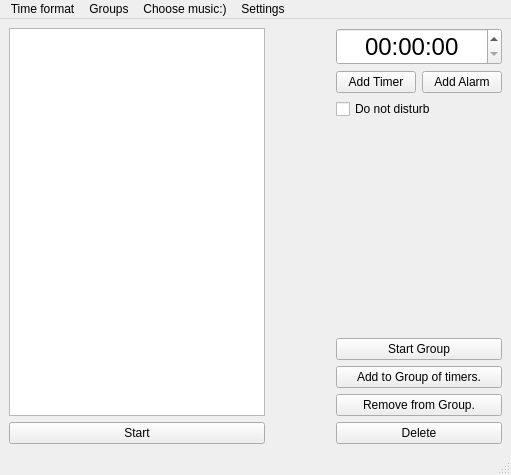
<?xml version="1.0" encoding="UTF-8"?>
<ui version="4.0">
 <class>MainWindow</class>
 <widget class="QMainWindow" name="MainWindow">
  <property name="geometry">
   <rect>
    <x>0</x>
    <y>0</y>
    <width>511</width>
    <height>475</height>
   </rect>
  </property>
  <property name="windowTitle">
   <string>MainWindow</string>
  </property>
  <widget class="QWidget" name="centralwidget">
   <layout class="QGridLayout" name="gridLayout">
    <item row="0" column="2">
     <layout class="QVBoxLayout" name="verticalLayout_2">
      <item>
       <widget class="QTimeEdit" name="timeEdit">
        <property name="font">
         <font>
          <pointsize>18</pointsize>
          <weight>50</weight>
          <bold>false</bold>
          <kerning>true</kerning>
         </font>
        </property>
        <property name="toolTip">
         <string>&lt;html&gt;&lt;head/&gt;&lt;body&gt;&lt;p&gt;&lt;br/&gt;&lt;/p&gt;&lt;/body&gt;&lt;/html&gt;</string>
        </property>
        <property name="styleSheet">
         <string notr="true"/>
        </property>
        <property name="alignment">
         <set>Qt::AlignCenter</set>
        </property>
       </widget>
      </item>
      <item>
       <layout class="QHBoxLayout" name="horizontalLayout">
        <item>
         <widget class="QPushButton" name="addTimerButton">
          <property name="text">
           <string>Add Timer</string>
          </property>
         </widget>
        </item>
        <item>
         <widget class="QPushButton" name="addAlarmButton">
          <property name="text">
           <string>Add Alarm</string>
          </property>
         </widget>
        </item>
       </layout>
      </item>
      <item>
       <layout class="QHBoxLayout" name="horizontalLayout_2">
        <item>
         <widget class="QCheckBox" name="DisturbBox">
          <property name="text">
           <string>Do not disturb</string>
          </property>
         </widget>
        </item>
        <item>
         <spacer name="horizontalSpacer_2">
          <property name="orientation">
           <enum>Qt::Horizontal</enum>
          </property>
          <property name="sizeHint" stdset="0">
           <size>
            <width>40</width>
            <height>20</height>
           </size>
          </property>
         </spacer>
        </item>
       </layout>
      </item>
      <item>
       <spacer name="verticalSpacer">
        <property name="orientation">
         <enum>Qt::Vertical</enum>
        </property>
        <property name="sizeHint" stdset="0">
         <size>
          <width>20</width>
          <height>40</height>
         </size>
        </property>
       </spacer>
      </item>
      <item>
       <widget class="QPushButton" name="StartGroup">
        <property name="text">
         <string>Start Group</string>
        </property>
       </widget>
      </item>
      <item>
       <widget class="QPushButton" name="AddToGroupOfTimers">
        <property name="styleSheet">
         <string notr="true"/>
        </property>
        <property name="text">
         <string>Add to Group of timers.</string>
        </property>
       </widget>
      </item>
      <item>
       <widget class="QPushButton" name="RemoveFromGroupOfTimers">
        <property name="text">
         <string>Remove from Group.</string>
        </property>
       </widget>
      </item>
      <item>
       <widget class="QPushButton" name="Delete">
        <property name="text">
         <string>Delete</string>
        </property>
       </widget>
      </item>
     </layout>
    </item>
    <item row="0" column="1">
     <spacer name="horizontalSpacer">
      <property name="orientation">
       <enum>Qt::Horizontal</enum>
      </property>
      <property name="sizeHint" stdset="0">
       <size>
        <width>40</width>
        <height>20</height>
       </size>
      </property>
     </spacer>
    </item>
    <item row="0" column="0">
     <layout class="QVBoxLayout" name="verticalLayout">
      <item>
       <widget class="QListWidget" name="listWidget"/>
      </item>
      <item>
       <widget class="QPushButton" name="start">
        <property name="styleSheet">
         <string notr="true">QListView::item:alternate {
    background: #EEEEEE;
}

QListView::item:selected {
    border: 1px solid #6a6ea9;
}

QListView::item:selected:!active {
    background: qlineargradient(x1: 0, y1: 0, x2: 0, y2: 1,
                                stop: 0 #ABAFE5, stop: 1 #8588B2);
}

QListView::item:selected:active {
    background: qlineargradient(x1: 0, y1: 0, x2: 0, y2: 1,
                                stop: 0 #6a6ea9, stop: 1 #888dd9);
}

QListView::item:hover {
    background: qlineargradient(x1: 0, y1: 0, x2: 0, y2: 1,
                                stop: 0 #FAFBFE, stop: 1 #DCDEF1);
}</string>
        </property>
        <property name="text">
         <string>Start</string>
        </property>
       </widget>
      </item>
     </layout>
    </item>
   </layout>
  </widget>
  <widget class="QMenuBar" name="menubar">
   <property name="geometry">
    <rect>
     <x>0</x>
     <y>0</y>
     <width>511</width>
     <height>26</height>
    </rect>
   </property>
   <widget class="QMenu" name="menuTime_format">
    <property name="title">
     <string>Time format</string>
    </property>
    <addaction name="actionhours_minutes_seconds"/>
    <addaction name="actionhours_minutes"/>
    <addaction name="actionminutes_seconds"/>
   </widget>
   <widget class="QMenu" name="menuGroups">
    <property name="title">
     <string>Groups</string>
    </property>
    <addaction name="actionGroup_1"/>
    <addaction name="actionGroup_2"/>
    <addaction name="actionGroup_3"/>
   </widget>
   <widget class="QMenu" name="menuElse">
    <property name="title">
     <string>Settings</string>
    </property>
    <addaction name="actionDouble_click_to_Start"/>
    <addaction name="actionClick_Sound"/>
    <addaction name="actionDisable_hints"/>
    <addaction name="actionSecret_Box_Fun"/>
   </widget>
   <widget class="QMenu" name="menuChoose_music">
    <property name="title">
     <string>Choose music:)</string>
    </property>
    <widget class="QMenu" name="menuFor_Timer">
     <property name="title">
      <string>For Timers(ALL)</string>
     </property>
     <addaction name="beep_beep_Standart"/>
     <addaction name="actionVery_loud_music"/>
     <addaction name="actionHappy_New_Year_shortened_edition"/>
    </widget>
    <widget class="QMenu" name="menuFor_Alarm">
     <property name="title">
      <string>For Alarms(ALL)</string>
     </property>
     <addaction name="actionHappy_New_Year_Standart"/>
     <addaction name="actionMellen_Gi_Remix"/>
     <addaction name="actionGood_sound"/>
     <addaction name="actionProsipaysa_Moi_Hazain_Fun"/>
    </widget>
    <addaction name="menuFor_Timer"/>
    <addaction name="menuFor_Alarm"/>
   </widget>
   <addaction name="menuTime_format"/>
   <addaction name="menuGroups"/>
   <addaction name="menuChoose_music"/>
   <addaction name="menuElse"/>
  </widget>
  <widget class="QStatusBar" name="statusbar"/>
  <action name="actionhours_minutes_seconds">
   <property name="text">
    <string>hours:minutes:seconds</string>
   </property>
  </action>
  <action name="actionhours_minutes">
   <property name="text">
    <string>hours:minutes</string>
   </property>
  </action>
  <action name="actionminutes_seconds">
   <property name="text">
    <string>minutes:seconds</string>
   </property>
  </action>
  <action name="actionGroup_1">
   <property name="text">
    <string>Group 1</string>
   </property>
  </action>
  <action name="actionGroup_2">
   <property name="text">
    <string>Group 2</string>
   </property>
  </action>
  <action name="actionGroup_3">
   <property name="text">
    <string>Group 3</string>
   </property>
  </action>
  <action name="actionDouble_click_to_Start">
   <property name="checkable">
    <bool>true</bool>
   </property>
   <property name="text">
    <string>Double click to Start a timer.</string>
   </property>
  </action>
  <action name="actionSecret_Box_Fun">
   <property name="text">
    <string>Secret Box!(Fun)</string>
   </property>
  </action>
  <action name="actionClick_Sound">
   <property name="checkable">
    <bool>true</bool>
   </property>
   <property name="text">
    <string>Click Sound Off</string>
   </property>
  </action>
  <action name="beep_beep_Standart">
   <property name="text">
    <string>beep-beep(Standart)</string>
   </property>
  </action>
  <action name="actionVery_loud_music">
   <property name="text">
    <string>Very-loud-music(for-important)</string>
   </property>
  </action>
  <action name="actionHappy_New_Year_shortened_edition">
   <property name="text">
    <string>Happy-New-Year(shortened-edition)</string>
   </property>
  </action>
  <action name="actionHappy_New_Year_Standart">
   <property name="text">
    <string>Happy-New-Year(Standart)</string>
   </property>
  </action>
  <action name="actionMellen_Gi_Remix">
   <property name="text">
    <string>Mellen-Gi-Remix</string>
   </property>
  </action>
  <action name="actionGood_sound">
   <property name="text">
    <string>Good-sound</string>
   </property>
  </action>
  <action name="actionProsipaysa_Moi_Hazain_Fun">
   <property name="text">
    <string>Prosipaysa-Moi-Hazain(Fun)</string>
   </property>
  </action>
  <action name="actionDisable_hints">
   <property name="checkable">
    <bool>true</bool>
   </property>
   <property name="text">
    <string>Disable hints</string>
   </property>
  </action>
 </widget>
 <resources/>
 <connections/>
</ui>
